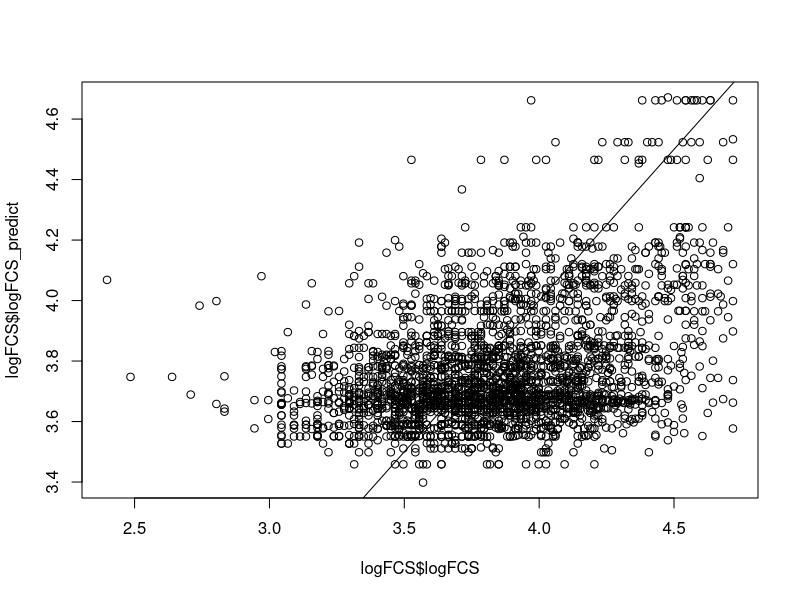
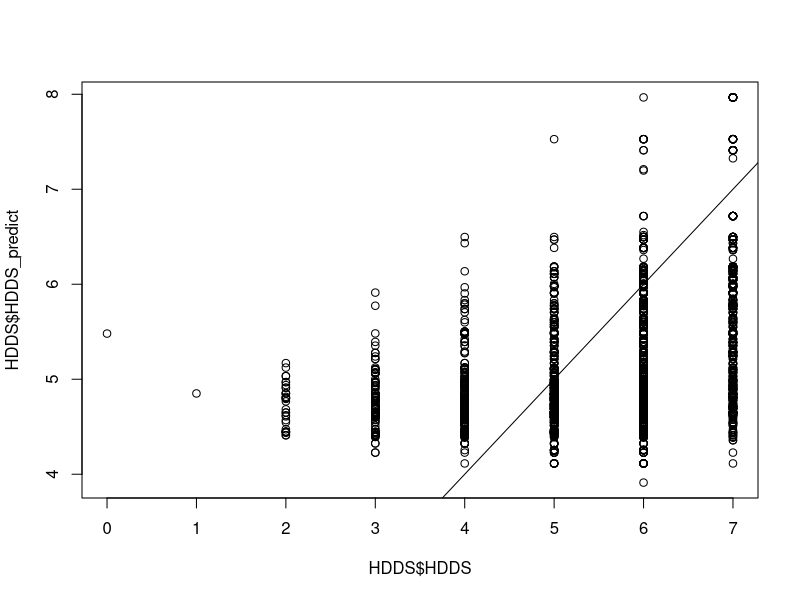
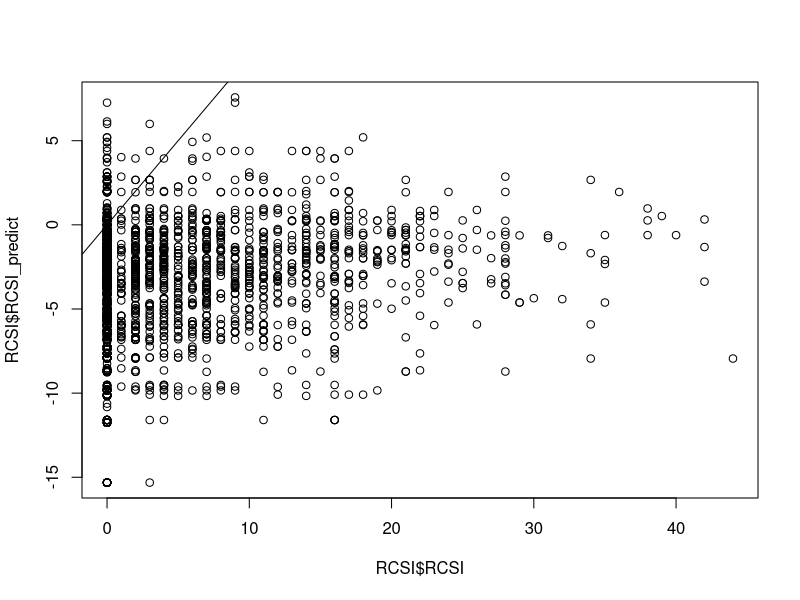
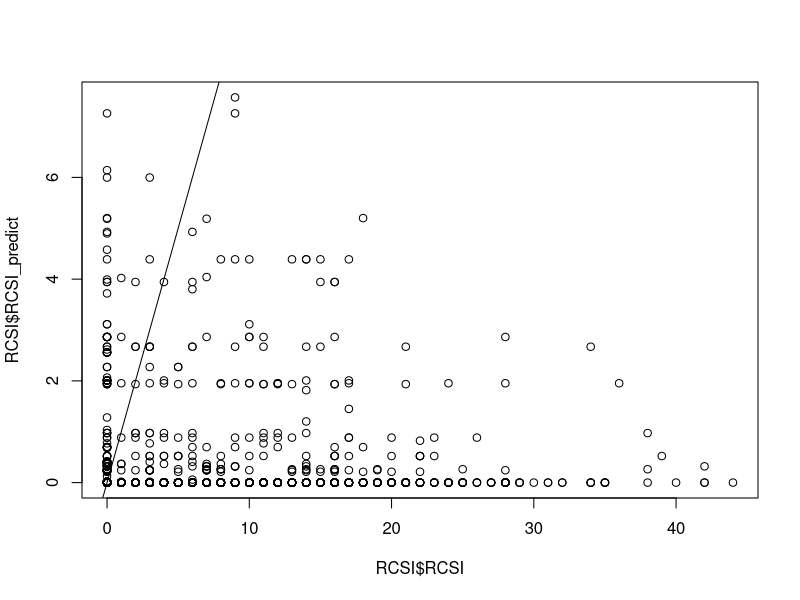
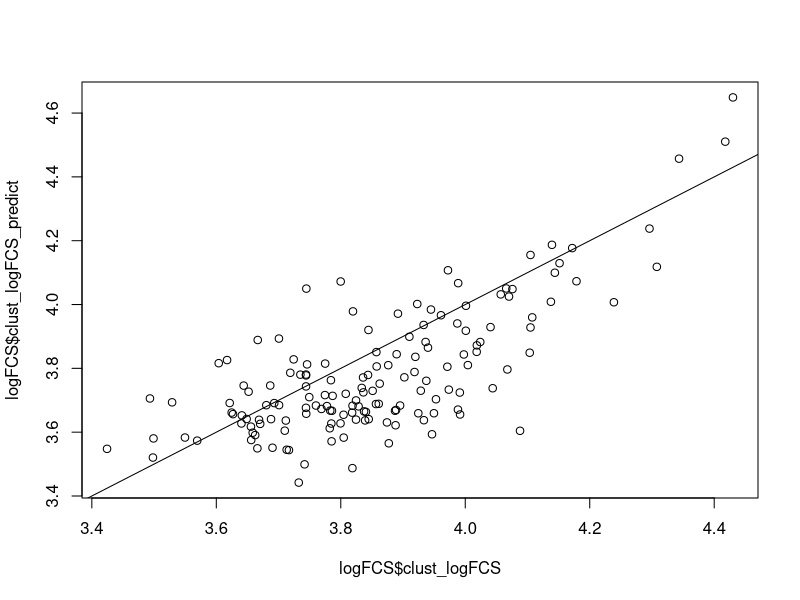
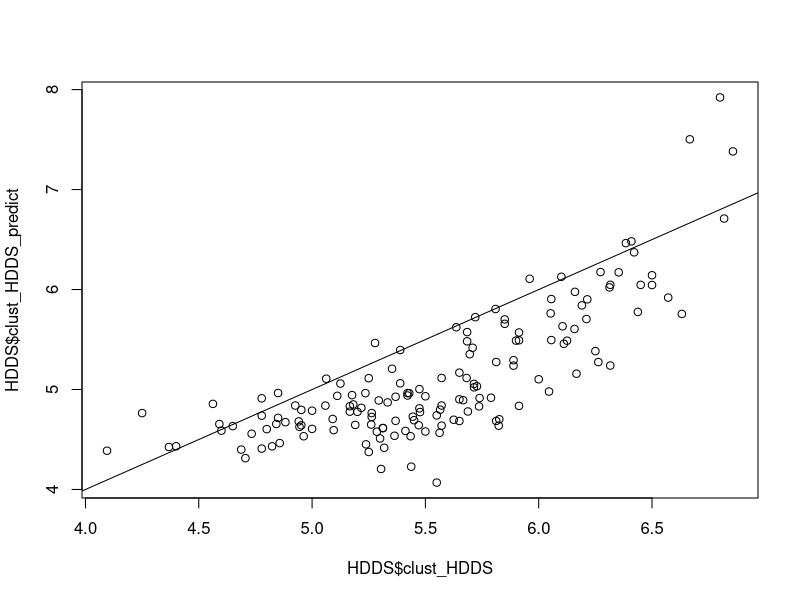
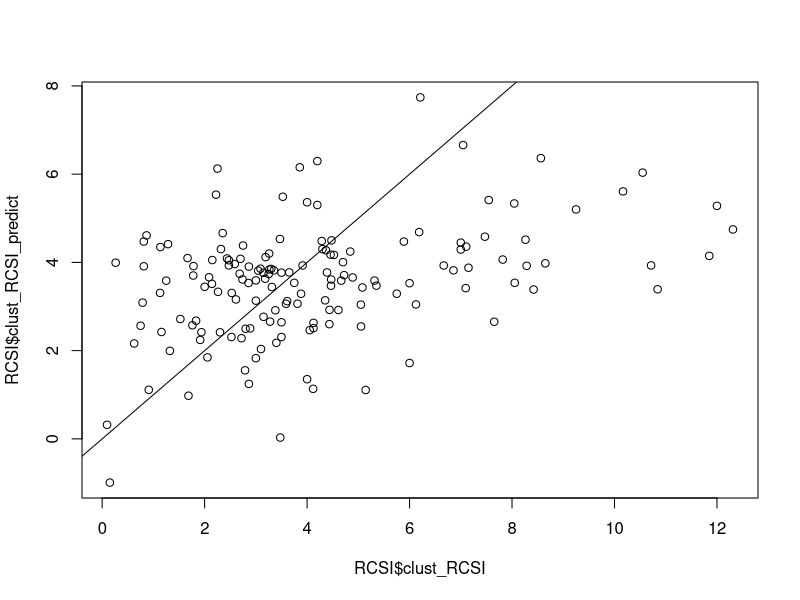

Here is the R script that generated these plots, in order: (Note: this script raises an error after producing the figures.)
rm(list=ls())

library("geosphere")
library("reshape2")
library("ggplot2")
library(knitr)
library(kableExtra)
library(psych)


library("matrixStats")
library("readxl")
library(dplyr)
library(lubridate)
library("readxl")
library("tidyr")
library("dplyr")
library("openxlsx")
library("zoo")
library(caret)

logFCS <- read.csv("data/logFCS_predict_table.csv")
HDDS <- read.csv("data/HDDS_predict_table.csv")
RCSI <- read.csv("data/RCSI_predict_table.csv")


#"Poor_predict","Borderline_predict","Acceptable_predict"
# Poor_actual","Borderline_actual","Acceptable_actual"

logFCS$cat_logFCS<-cut(logFCS$logFCS, c(0,log(28), log(42),Inf),labels=c("Poor","Borderline","Acceptable"))
logFCS$cat_logFCS_predict<-cut(logFCS$logFCS_predict, c(0,log(28), log(42),Inf),labels=c("Poor","Borderline","Acceptable"))

confusionMatrix(logFCS$cat_logFCS_predict,logFCS$cat_logFCS)

plot(logFCS$logFCS,logFCS$logFCS_predict)
abline(0,1)
rmse_logFCS = sqrt( sum( (logFCS$logFCS_predict - logFCS$logFCS)^2 , na.rm = TRUE ) / nrow(logFCS) )



# HDDS 3 6 
HDDS$cat_HDDS<-cut(HDDS$HDDS, c(0,3, 6,Inf),labels=c("Low Diversity","Medium Diversity","Good Diversity"))
HDDS$cat_HDDS_predict<-cut(HDDS$HDDS_predict, c(0,3, 6,Inf),labels=c("Low Diversity","Medium Diversity","Good Diversity"))

confusionMatrix(HDDS$cat_HDDS_predict,HDDS$cat_HDDS)

plot(HDDS$HDDS,HDDS$HDDS_predict)
abline(0,1)
rmse_HDDS = sqrt( sum( (HDDS$HDDS_predict - HDDS$HDDS)^2 , na.rm = TRUE ) / nrow(HDDS) )




# rcsi P1 < 4
#P2 = 4-17
#P3 = 17-42
#P4/5 > 42



RCSI$cat_RCSI<-cut(RCSI$RCSI, c(-Inf,4,17,42,Inf),labels=c("Food Secure", "Mild","Moderate","Severe"))
RCSI$cat_RCSI_predict<-cut(RCSI$RCSI_predict, c(-Inf,4,17,42,Inf),labels=c(c("Food Secure", "Mild","Moderate","Severe")))

confusionMatrix(RCSI$cat_RCSI_predict,RCSI$cat_RCSI)

plot(RCSI$RCSI,RCSI$RCSI_predict)
abline(0,1)

RCSI$RCSI_predict[RCSI$RCSI_predict<0] <-0

plot(RCSI$RCSI,RCSI$RCSI_predict)
abline(0,1)

rmse_RCSI = sqrt( sum( (RCSI$RCSI_predict - RCSI$RCSI)^2 , na.rm = TRUE ) / nrow(RCSI) )


R2_RCSI <- 1- (sum( (RCSI$RCSI_predict - RCSI$RCSI)^2 , na.rm = TRUE ))  / sum((RCSI$RCSI-mean(RCSI$RCSI, na.rm = TRUE))^2, na.rm = TRUE )

R2_RCSI <- 1- (sum( (RCSI$RCSI_predict - RCSI$RCSI)^2 , na.rm = TRUE ))  / sum((RCSI$RCSI-mean(RCSI$RCSI, na.rm = TRUE))^2, na.rm = TRUE )


############################################

###########cluster level averages
############################################


logFCS <- read.csv("data/logFCS_predict_CLUST.csv")
HDDS <- read.csv("data/HDDS_predict_CLUST.csv")
RCSI <- read.csv("data/RCSI_predict_CLUST.csv")


#"Poor_predict","Borderline_predict","Acceptable_predict"
# Poor_actual","Borderline_actual","Acceptable_actual"

plot(logFCS$clust_logFCS,logFCS$clust_logFCS_predict)
abline(0,1)
rmse_logFCS = sqrt( sum( (logFCS$clust_logFCS_predict - logFCS$clust_logFCS)^2 , na.rm = TRUE ) / nrow(logFCS) )

R2_logFCS <- 1- (sum( (logFCS$clust_logFCS_predict - logFCS$clust_logFCS)^2 , na.rm = TRUE ))  / sum((logFCS$clust_logFCS-mean(logFCS$clust_logFCS, na.rm = TRUE))^2, na.rm = TRUE )



# HDDS 3 6 

plot(HDDS$clust_HDDS,HDDS$clust_HDDS_predict)
abline(0,1)
rmse_HDDS = sqrt( sum( (HDDS$clust_HDDS_predict - HDDS$clust_HDDS)^2 , na.rm = TRUE ) / nrow(HDDS) )
R2_HDDS <- 1- (sum( (HDDS$clust_HDDS_predict - HDDS$clust_HDDS)^2 , na.rm = TRUE ))  / sum((HDDS$clust_HDDS-mean(HDDS$clust_HDDS, na.rm = TRUE))^2, na.rm = TRUE )
rmse_HDDS
R2_HDDS




plot(RCSI$clust_RCSI,RCSI$clust_RCSI_predict)
abline(0,1)
rmse_RCSI = sqrt( sum( (RCSI$clust_RCSI_predict - RCSI$clust_RCSI)^2 , na.rm = TRUE ) / nrow(RCSI) )
R2_RCSI <- 1- (sum( (RCSI$clust_RCSI_predict - RCSI$clust_RCSI)^2 , na.rm = TRUE ))  / sum((RCSI$clust_RCSI-mean(RCSI$clust_RCSI, na.rm = TRUE))^2, na.rm = TRUE )
rmse_RCSI
R2_RCSI


postResample(pred = RCSI$clust_RCSI_predict, obs = RCSI$clust_RCSI)
postResample(pred = HDDS$clust_HDDS_predict, obs = HDDS$clust_HDDS)
postResample(pred = logFCS$clust_logFCS_predict, obs = logFCS$clust_logFCS)

# rcsi P1 < 4
#P2 = 4-17
#P3 = 17-42
#P4/5 > 42



RCSI$cat_RCSI<-cut(RCSI$RCSI, c(-Inf,4,17,42,Inf),labels=c("Food Secure", "Mild","Moderate","Severe"))
RCSI$cat_RCSI_predict<-cut(RCSI$RCSI_predict, c(-Inf,4,17,42,Inf),labels=c(c("Food Secure", "Mild","Moderate","Severe")))

confusionMatrix(RCSI$cat_RCSI_predict,RCSI$cat_RCSI)

plot(RCSI$RCSI,RCSI$RCSI_predict)
abline(0,1)

RCSI$RCSI_predict[RCSI$RCSI_predict<0] <-0

plot(RCSI$RCSI,RCSI$RCSI_predict)
abline(0,1)

rmse_RCSI = sqrt( sum( (RCSI$RCSI_predict - RCSI$RCSI)^2 , na.rm = TRUE ) / nrow(RCSI) )


R2_RCSI <- 1- (sum( (RCSI$RCSI_predict - RCSI$RCSI)^2 , na.rm = TRUE ))  / sum((RCSI$RCSI-mean(RCSI$RCSI, na.rm = TRUE))^2, na.rm = TRUE )

R2_RCSI <- 1- (sum( (RCSI$RCSI_predict - RCSI$RCSI)^2 , na.rm = TRUE ))  / sum((RCSI$RCSI-mean(RCSI$RCSI, na.rm = TRUE))^2, na.rm = TRUE )
